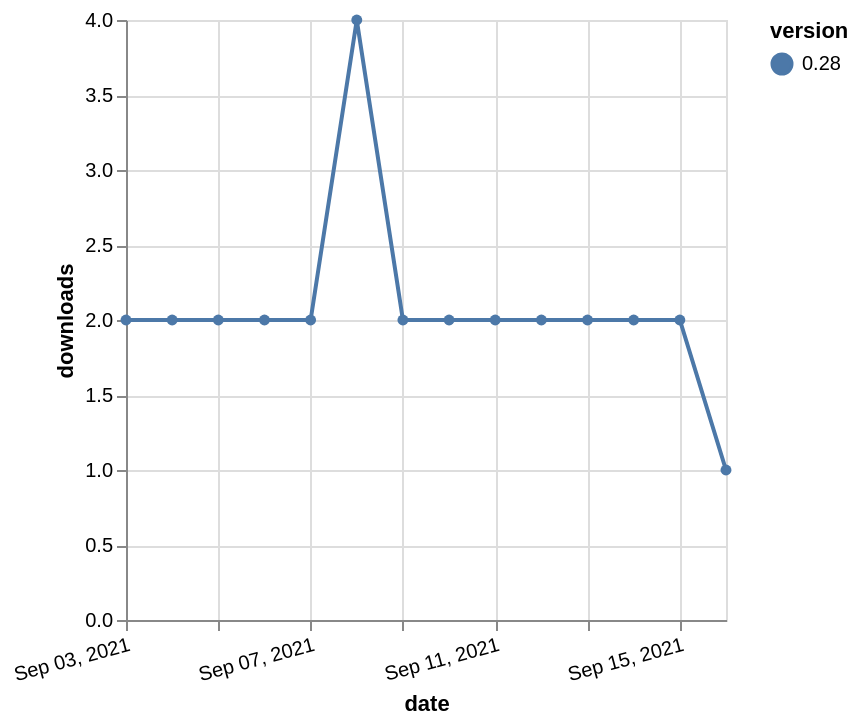

This figure's Vega-Lite source:
### Vega-Lite specification from a JSON file in a GitHub repository (floating-point values rounded to 4 significant figures)
{"$schema": "https://vega.github.io/schema/vega-lite/v5.json", "description": "A simple bar chart with embedded data.", "data": {"values": [{"date": "2021-09-03", "total": 2681, "delta": 2, "version": "0.28"}, {"date": "2021-09-04", "total": 2683, "delta": 2, "version": "0.28"}, {"date": "2021-09-05", "total": 2685, "delta": 2, "version": "0.28"}, {"date": "2021-09-06", "total": 2687, "delta": 2, "version": "0.28"}, {"date": "2021-09-07", "total": 2689, "delta": 2, "version": "0.28"}, {"date": "2021-09-08", "total": 2693, "delta": 4, "version": "0.28"}, {"date": "2021-09-09", "total": 2695, "delta": 2, "version": "0.28"}, {"date": "2021-09-10", "total": 2697, "delta": 2, "version": "0.28"}, {"date": "2021-09-11", "total": 2699, "delta": 2, "version": "0.28"}, {"date": "2021-09-12", "total": 2701, "delta": 2, "version": "0.28"}, {"date": "2021-09-13", "total": 2703, "delta": 2, "version": "0.28"}, {"date": "2021-09-14", "total": 2705, "delta": 2, "version": "0.28"}, {"date": "2021-09-15", "total": 2707, "delta": 2, "version": "0.28"}, {"date": "2021-09-16", "total": 2708, "delta": 1, "version": "0.28"}]}, "width": "container", "mark": {"type": "line", "point": {"filled": true}}, "encoding": {"x": {"field": "date", "type": "temporal", "timeUnit": "yearmonthdate", "title": "date", "axis": {"labelAngle": -15}}, "y": {"field": "delta", "type": "quantitative", "title": "downloads"}, "color": {"field": "version", "type": "nominal"}, "tooltip": {"field": "delta"}}}
